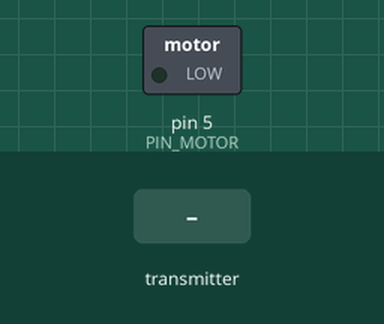
Recording of a sketch running on a simulated Arduino Uno, built with avr-gcc and run on an emulated ATmega328P. On the bench: switched loads named in the sketch (green lamp = pin HIGH). The test bench sets the inputs (shaded band). No radio packets arrive unless stated; what the sketch prints to the serial monitor is not drawn.

Above: at 1.2 s.
1.3 s: the transmitter starts sending yaw = 256
At 2.1 s:
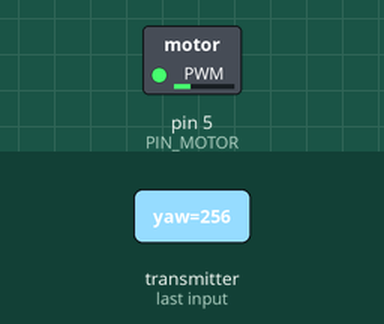
2.8 s: the transmitter starts sending yaw = 512
At 3.2 s:
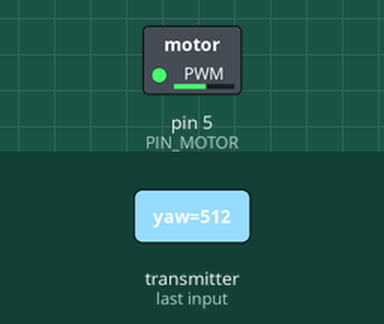
Timing chart, 0 to 5.8 s (numbered marks = the images above; inputs shaded):
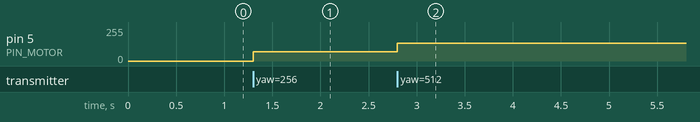

Measured:
- after the input at 1.3 s, pin 5 (PIN_MOTOR): 0/255 → 70/255 at once
- after the input at 2.8 s, pin 5 (PIN_MOTOR): 70/255 → 134/255 at once

The sketch:

MotorTestNrf24.ino
```cpp
/**
 * Testing pwm frequencies while the nrf24 is using SPI on 11
 */

#include <SPI.h>
#include "nRF24L01.h"
#include "RF24.h"
#include "printf.h"

#define PIN_THROTTLE A0    // input pin of the potentiometer
#define PIN_MOTOR    5     // pwm on timer0 - the timer that does micros(), millis() etc

#define RX_ADDRESS "001RX"
#define TX_ADDRESS "001TX"

#define PIN_CE  7
#define PIN_CSN 8

RF24 radio(PIN_CE, PIN_CSN);

typedef struct{
  int throttle;
  int yaw;
  int pitch;
  int roll;
  byte switches; // bitflag
}
tx_t;
tx_t tx_payload;

// Small ack payload for speed
typedef struct{
  uint8_t key;
  uint16_t val;
}
ack_t;
ack_t ack_payload;

byte pipe_tx[6] = TX_ADDRESS;
byte pipe_rx[6] = RX_ADDRESS;

int vcc = 3800;

void setup() {
  Serial.begin(57600);
  printf_begin();
  Serial.println("Begin");

  memset(&tx_payload, 0, sizeof(tx_t));

  radio.begin();
  radio.setChannel(80);
  radio.setPayloadSize(sizeof(tx_t));

  // For the slower data rate (further range) see https://github.com/TMRh20/RF24/issues/98
  radio.setDataRate(RF24_250KBPS);
  radio.setAutoAck(1);
  radio.enableAckPayload();

  // How long to wait between each retry, in multiples of 250us,
  // max is 15.  0 means 250us, 15 means 4000us.
  // count How many retries before giving up, max 15
  // 3 * 250 = 750 = time required for an 8 byte ack
  radio.setRetries(3, 1);

  radio.openWritingPipe(pipe_rx);
  radio.openReadingPipe(1, pipe_tx);

  radio.startListening();
  radio.printDetails();
}

void loop() {

    static byte ack_ready = 0;
    static byte ack_key = 0;

    if (!ack_ready) {
      // Create the ack payload read for the next transmission response
      radio.writeAckPayload(1, &ack_payload, sizeof(ack_t) );
      ack_ready = 1;
    }

    if ( radio.available()) {
      radio.read( &tx_payload, sizeof(tx_t) );
      ack_ready = 0;

      ack_payload.key = ack_key;
      switch (ack_key) {
        case 0:
          ack_payload.val = vcc;
          break;
        case 1:
          ack_payload.val = tx_payload.throttle;
          break;
        case 2:
          ack_payload.val = tx_payload.yaw;
          break;
        case 3:
          ack_payload.val = tx_payload.pitch;
          break;
        case 4:
          ack_payload.val = tx_payload.roll;
          break;
      }

      if (++ack_key > 4) {
        ack_key = 0;
      }
   }


  // Prove the main timer is working
  unsigned long now = millis();
  //Serial.println(now);

  //byte pwm = analogRead(PIN_THROTTLE) / 4;


  byte pwm = (tx_payload.yaw -1000) / 4;
  if (pwm < 15) {
    // Uncalibrated sticks so just oof at low enough value
    pwm = 0;
  }

  analogWrite(PIN_MOTOR, pwm);

  //Serial.println();
  //delay(100);
}
```
